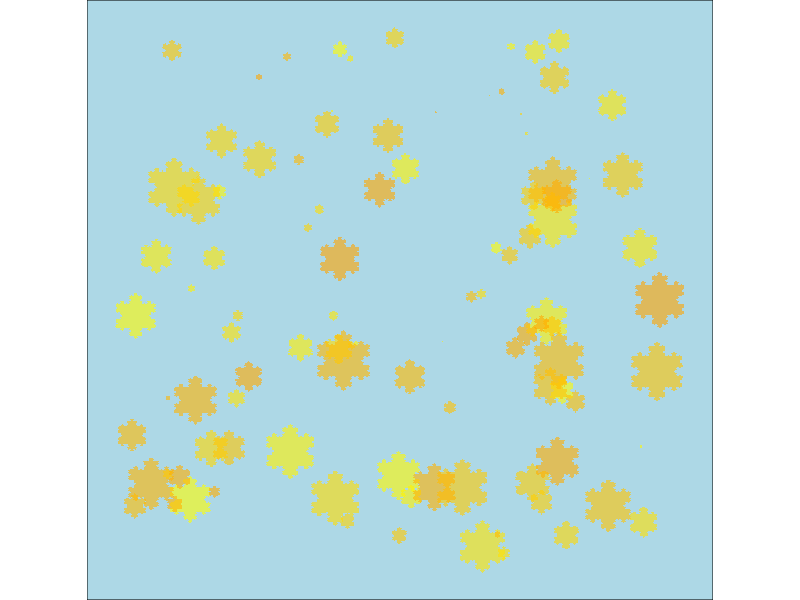

Generate this figure with R:
library(ggplot2)
library(data.table)

xstart <- 0
ystart <- 0
angle <- 0

segments <- list()

move <- function(length, pendown=TRUE, id=0)
{
  yend <<- ystart + sin(angle)*length
  xend <<- xstart + cos(angle)*length
  if (pendown) segments[[1+length(segments)]] <<- c(xstart, ystart, xend, yend, length, id)
  xstart <<- xend
  ystart <<- yend
}

turn <- function(a)
{
  angle <<- angle+a
}

draw <- function(depth, length, id=0)
{
  if (depth == 0) {
    move(length, id=id)
  } else {
    draw(depth-1, length/3, id=id)
    turn(pi/3)
    draw(depth-1, length/3, id=id)
    turn(-2*pi/3)
    draw(depth-1, length/3, id=id)
    turn(pi/3)
    draw(depth-1, length/3, id=id)
  }
}

nflakes <- 100
size <- 10
depth <- 4
for (i in seq(nflakes)) {
  flakesize <- runif(1, min=0, max=size/5)
  xstart <- runif(1, min=-size, max=size)
  ystart <- runif(1, min=-size, max=size)
  
  angle <- 0
  
  draw(depth, flakesize, id=i)
  turn(-2*pi/3)
  draw(depth, flakesize, id=i)
  turn(-2*pi/3)
  draw(depth, flakesize, id=i)
}

plotdata <- as.data.table(t(as.data.table(segments)))
setnames(plotdata, c("x0","y0","x1","y1","depth","id"))
plotdata[, i:=seq(.N)]
plt <- ggplot(plotdata, aes(x=x0,y=y0,xend=x1,yend=y1)) +
  #geom_segment(aes(color=log(depth)))+
  geom_polygon(aes(group=id,fill=id),alpha=0.6)+
  scale_fill_gradient(low="yellow", high="orange", guide=F)+
  coord_fixed(ratio=1)+
  #geom_point()+
  #geom_text(aes(label=i))+
  #geom_label(data = data.table(x0=mean(plotdata$x0),y0=mean(plotdata$y0),x1=0,y1=0), 
  #           mapping=aes(label=paste("Depth",depth)))+
  theme_void()+
  theme(panel.background = element_rect(fill = 'lightblue'))
print(plt)

# library(gganimate)
# p1 <- copy(plotdata)[, seq:=1]
# p2 <- copy(plotdata)[, seq:=2]
# p2[, x0:=x0-4]
# p2[, x1:=x1-4]
# p<-ggplot( rbind(p1, p2), aes(x=x0,y=y0,xend=x1,yend=y1)) +
#   geom_polygon(aes(group=id,fill=id),alpha=0.6)+
#   transition_time(seq)
# p
# 
# 
